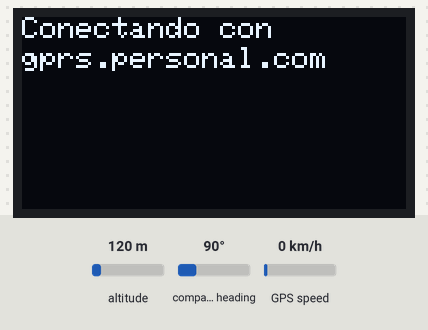
Bench run of a program on a simulated ESP32. On the bench: 128×64 one-colour display. The inputs (shaded band) are chosen by the test bench; at power-on: altitude 120 m, compass heading 90°, GPS speed 0 km/h. The GPS gets a fix after 3 s at 37.7749, -122.4194 with 8 satellites; what the program prints to the serial monitor is not drawn.

Above: at 7.1 s.

The program:

main.cpp
```cpp
#include <Arduino.h>
#define TINY_GSM_MODEM_SIM800
#include <SoftwareSerial.h>
#include <Adafruit_SSD1306.h>//libreria necesaria para dsiplay
Adafruit_SSD1306 display = Adafruit_SSD1306(128, 64);//Especifico display
#include <TinyGPS.h> //incluimos libreria TinyGPS
int timeOffset = -3; // Ajuste horario en horas (ejemplo: -3 para GMT-3 Arg)
TinyGPS gps;         // Declaramos el objeto gps
int year;
byte month, day, hour, minute, second, hundredths;
unsigned long chars;
unsigned short sentences, failed_checksum;
String idtracker = "1";
float lat_b = 0;
float lon_b = 0;

SoftwareSerial SerialAT(5, 18);
SoftwareSerial serialgps(15, 2);

#include <TinyGsmClient.h>

const char apn[] = "gprs.personal.com";
const char gprsUser[] = "gprs";
const char gprsPass[] = "gprs";
const char *broker = "brokergrupo6.ddns.net";
const char *topic = "/datos/traker/";
#include <PubSubClient.h>

TinyGsm modem(SerialAT);
TinyGsmClient client(modem);
PubSubClient mqtt(client);

uint32_t lastReconnectAttempt = 0;

void mqttCallback(char *topic, byte *payload, unsigned int len)
{}

boolean mqttConnect()
{
  Serial.print("Conectando con ");
  Serial.println(broker);
  boolean status = mqtt.connect("GsmClientTest");
  if (status == false)
  {
    Serial.println("fail");
    return false;
  }
  Serial.println("Conectado al Broker");
  mqtt.subscribe(topic);
  return mqtt.connected();
}

void red_gsm()
{
  Serial.println("Network disconnected");
  if (!modem.waitForNetwork(180000L, true))
  {
    Serial.println(" Error de conexion !!!!");
    delay(10000);
    return;
  }
  if (modem.isNetworkConnected())
  {
    Serial.println("Network re-connected");
  }
}

void gprs_gsm()
{
  Serial.println("GPRS disconnected!");
  Serial.print(F("Connecting to "));
  Serial.print(apn);
  if (!modem.gprsConnect(apn, gprsUser, gprsPass))
  {
    Serial.println(" fail");
    delay(10000);
    return;
  }
  if (modem.isGprsConnected())
  {
    Serial.println("GPRS reconnected");
  }
}

void broker_gsm()
{
  uint32_t t = millis();
  if (t - lastReconnectAttempt > 10000L)
  {
    lastReconnectAttempt = t;
    if (mqttConnect())
    {
      lastReconnectAttempt = 0;
    }
  }
  delay(100);
  return;
}

void setup()
{
  Serial.begin(9600);
  SerialAT.begin(9600);
  serialgps.begin(9600);
  display.begin(SSD1306_SWITCHCAPVCC, 0x3c);
  display.clearDisplay();
  display.setTextColor(WHITE, BLACK);
  Serial.println("Iniciando modem...");
  modem.restart();
  delay(6000);
  display.setCursor(0, 0);
  display.println(F("Conectando con "));
  display.display();
  delay(1000);
  display.setCursor(0, 10);
  display.println(apn);
  display.display();
  delay(1000);


  //Serial.print(F("Conectando con "));
  //Serial.println(apn);
  if (!modem.gprsConnect(apn, gprsUser, gprsPass))
  {
    Serial.println("Error en la conexion !!!!!!!");
    delay(10000);
    return;
  }
  Serial.println("Conexion Exitosa !!");
  if (modem.isGprsConnected())
  {
    Serial.println("GPRS conectado");
  }
  mqtt.setServer(broker, 1883);
  mqtt.setCallback(mqttCallback);
  delay(600);
  gprs_gsm();
  delay(600);
  broker_gsm();
  delay(600);
}

void loop()
{

  if (!modem.isNetworkConnected())
  {
    red_gsm();
  }
  if (!modem.isGprsConnected())
  {
    gprs_gsm();
  }
  if (!mqtt.connected())
  {
    broker_gsm();
  }
  mqtt.loop();
  while (serialgps.available())
  {
    {
      int c = serialgps.read();
      if (gps.encode(c))
      {
        float latitude, longitude;
        gps.f_get_position(&latitude, &longitude);                                     // obtenemos lat y long, luego mostramos por serial
        gps.crack_datetime(&year, &month, &day, &hour, &minute, &second, &hundredths); // obtenemos los datos
        int hora = hour + timeOffset;                                                  // seteamos el uso horario Arg
        int dia = day;
        if (hora < 0)
        { // si hora <0 significa que en Arg todavia no paso medianoche, entonces ajustamos el dia local
          dia = day - 1;
        }
        if (hora < 0)
        {
          hora += 24;
        }
        else if (hora >= 24)
        {
          hora -= 24;
        }
        float lat_a = round(latitude * 1000.0) / 1000.0;
        float lon_a = round(longitude * 1000.0) / 1000.0;
        if ((lat_a != lat_b) || (lon_a != lon_b)) {
          String dato = String(year) + String("-") + String(month) + String("-") + String(dia) + "," +
                        String(hora) + String(":") + String(minute) + String(":") + String(second) + "," +
                        idtracker + "," +
                        String(latitude, 5) + "," +
                        String(longitude, 5) + "," +
                        String(gps.f_speed_kmph());
          mqtt.publish(topic, dato.c_str());
          delay(3000);
          lat_b = round(latitude * 1000.0) / 1000.0;
          lon_b = round(longitude * 1000.0) / 1000.0;
        }
        delay(1000);
      }
    }
  }
}
```
